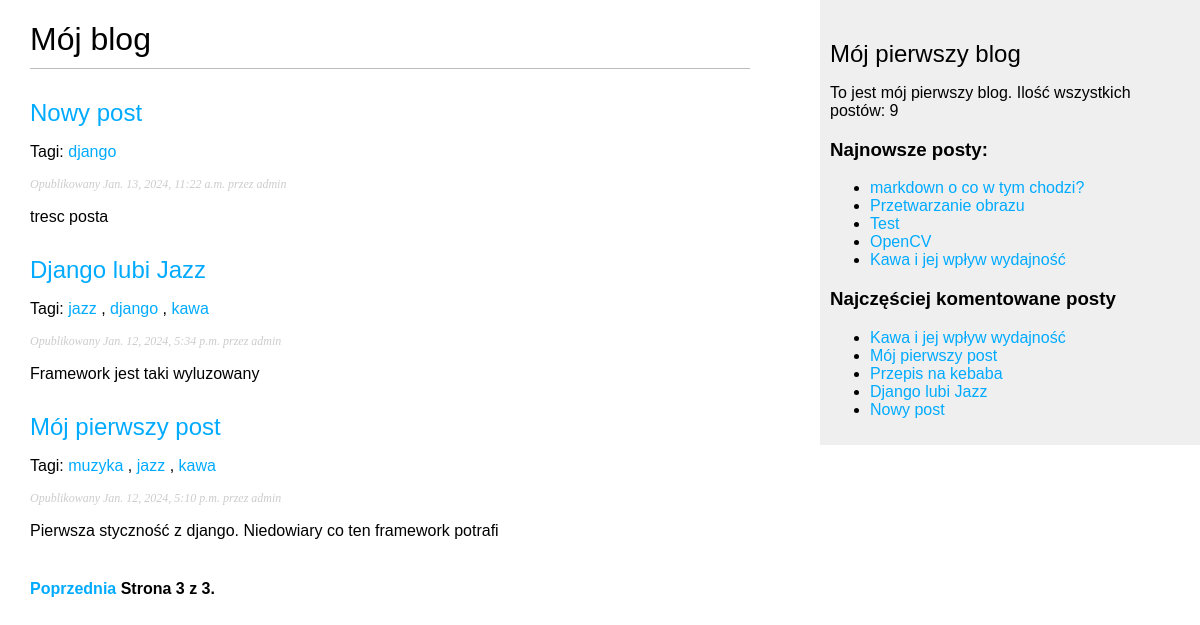
Page /blog/?page=3 on the committed database.
### blog/models.py (models this page shows, shortened)
class Post(models.Model):
    class Status(models.TextChoices):
        DRAFT = 'DF', 'Roboczy'
        PUBLISHED = 'PB', 'Opublikowany'
    title = models.CharField(max_length=250)
    slug = models.SlugField(max_length=250, unique_for_date="publish")
    author = models.ForeignKey(User, on_delete=models.CASCADE, related_name='blog_post')
    body = models.TextField()
    publish = models.DateTimeField(default=timezone.now)
    created = models.DateTimeField(auto_now_add=True)
    updated = models.DateTimeField(auto_now=True)
    status = models.CharField(max_length=2, choices=Status.choices, default=Status.DRAFT)
    object = models.Manager()
    published = PublishedManager()
    tags = TaggableManager()
    class Meta:
        ordering = ['-publish']
        indexes = [
            models.Index(fields=['-publish']),
        ]
    def get_absolute_url(self):
        return reverse("blog:post_detail",
                       args=[self.publish.year, self.publish.month, self.publish.day, self.slug])

### blog/views.py (the view)
# urls.py: path("", views.post_list, name="post_list"),
def post_list(request, tag_slug=None):
    post_List = Post.published.all()
    tag = None
    if tag_slug:
        tag = get_object_or_404(Tag, slug=tag_slug)
        post_List = post_List.filter(tags__in=[tag])
    paginator = Paginator(post_List, 3)
    page_number = request.GET.get("page", 1)
    try:
        posts = paginator.page(page_number)
    except EmptyPage:
        posts = paginator.page(paginator.num_pages)
    except PageNotAnInteger:
        posts = paginator.page(1)
    return render(request, "blog/post/list.html", {"posts": posts, "tag": tag})

### blog/models.py (called while the page is built)
    def get_queryset(self):
        return super().get_queryset() \
            .filter(status=Post.Status.PUBLISHED)

### blog/templatetags/blog_tags.py (called while the page is built)
@register.simple_tag
def total_posts():
    return Post.published.count()

@register.inclusion_tag("blog/post/latest_posts.html")
def show_latest_posts(count=5):
    latest_posts = Post.published.order_by("-publish")[:count]
    return {"latest_posts" : latest_posts}

@register.simple_tag
def get_most_commented_posts(count=5):
    return Post.published.annotate(total_comments=Count("comments")
                                   ).order_by("-total_comments")[:count]

@register.filter(name="markdown")
def markdown_format(text):
    return mark_safe(markdown.markdown(text))

### blog/templates/blog/post/list.html (shortened to what this page needs)
{% extends "blog/base.html" %}
{% load blog_tags %}
{% block content %}
    <h1>Mój blog</h1>
    {% for post in posts %}
    <h2>
        <a href="{{ post.get_absolute_url }}"> {{ post.title }}</a>
    </h2>
    <p class="taggs">
        Tagi:
        {% for tag in post.tags.all %}
        <a href='{% url "blog:post_list_by_tag" tag.slug %}'>{{ tag.name }}</a>
        {% if not forloop.last %}, {% endif %}
        {% endfor %}
    </p>
    <p class="date">
        Opublikowany {{ post.publish }} przez {{ post.author }}
    </p>
    {{ post.body|markdown|truncatewords_html:30 }}
    {% endfor %}
{% include "pagination.html" with page=posts %}
{% endblock %}

### blog/templates/blog/base.html (shortened to what this page needs)
{% load blog_tags %}
{% load static %}
{{ '<' }}{{ '!DOCTYPE html>' }}
<html>
<head>
    <link href="{% static 'css/blog.css' %}" rel="stylesheet">
</head>
<body>
<div id="content">
    {% block content %}
    {% endblock %}
</div>
<div id="sidebar">
    <h2>Mój pierwszy blog</h2>
    <p>To jest mój pierwszy blog.
    Ilość wszystkich postów: {% total_posts %}
    </p>
    <h3>Najnowsze posty:</h3>
    {% show_latest_posts 5 %}
    <h3>Najczęściej komentowane posty</h3>
    {% get_most_commented_posts as most_commented_posts %}
    <ul>
        {% for post in most_commented_posts %}
        <li>
            <a href="{{ post.get_absolute_url }}">{{ post.title }}</a>
        </li>
        {% endfor %}
    </ul>
</div>
</body>
</html>

### blog/templates/blog/post/latest_posts.html
<ul>
    {% for post in latest_posts %}
    <li>
        <a href="{{ post.get_absolute_url }}">{{ post.title }}</a>
    </li>
    {% endfor %}
</ul>

### blog/static/css/blog.css (style rules this page uses)
body { margin:0; padding:0; font-family:helvetica, sans-serif; }
a { color:#00abff; text-decoration:none; }
h1 { font-weight:normal; border-bottom:1px solid #bbb; padding:0 0 10px 0; }
h2 { font-weight:normal; margin:30px 0 0; }
#content { float:left; width:60%; padding:0 0 0 30px; }
#sidebar { float:right; width:30%; padding:10px; background:#efefef; height:100%; }
p.date { color:#ccc; font-family: georgia, serif; font-size: 12px; font-style: italic; }

### rows in the picture
Post: title "Nowy post", publish "Jan. 13, 2024, 11:22 a.m.", author "admin", body "tresc posta"
Tag: name "django"
Post: title "Django lubi Jazz", publish "Jan. 12, 2024, 5:34 p.m.", author "admin", body "Framework jest taki wyluzowany"
Tag: name "jazz"
Tag: name "kawa"
Post: title "Mój pierwszy post", publish "Jan. 12, 2024, 5:10 p.m.", author "admin", body "Pierwsza styczność z django. Niedowiary co ten framework potrafi"
Tag: name "muzyka"
Post: title "markdown o co w tym chodzi?"
Post: title "Przetwarzanie obrazu"
Post: title "Test"
Post: title "OpenCV"
Post: title "Kawa i jej wpływ wydajność"
Post: title "Przepis na kebaba"

### other values in the picture
{{ page.number }} "3"
{{ page.paginator.num_pages }} "3"
